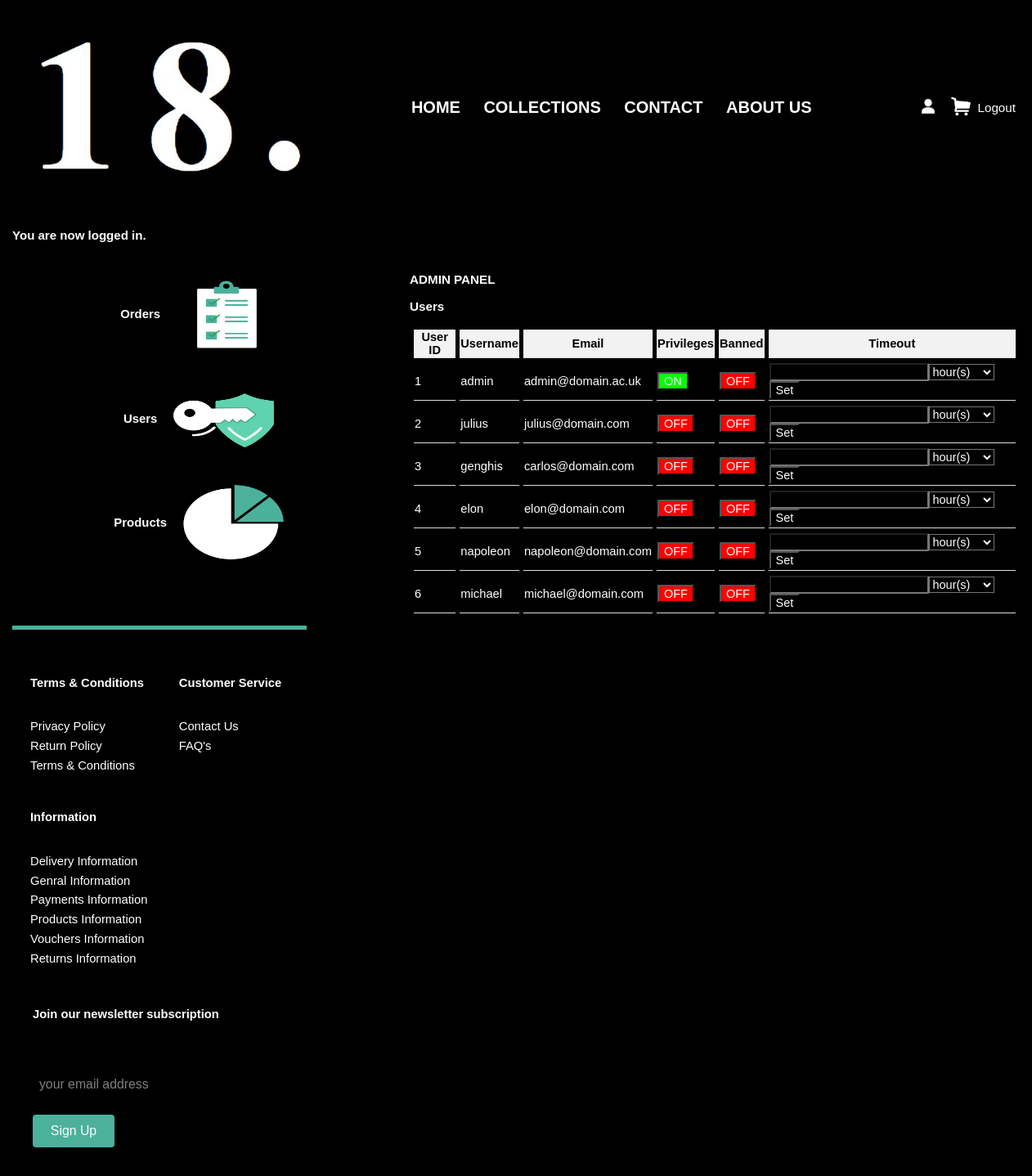
Page /admin/admin.php?admin_tab=users (signed in) on the committed database.
### tables this page shows
CREATE TABLE users (
    uid SMALLINT UNSIGNED NOT NULL AUTO_INCREMENT,
    forename VARCHAR(64),
    surname VARCHAR(64),
    username VARCHAR(16) NOT NULL,
    email VARCHAR(64) NOT NULL,
    password TINYTEXT NOT NULL,
    privileges BOOLEAN DEFAULT FALSE,
    banned BOOLEAN DEFAULT FALSE,
    timeout_stamp INT,
    timeout_duration INT,
    PRIMARY KEY(uid)
);

### admin/scripts/users.php (the view, shortened to what this page needs)
<?php
    $query = "SELECT uid, username, email, privileges, banned, timeout_stamp, timeout_duration FROM users ORDER BY ";
    if(!isset($_GET['access_sort']))
        $query .=  "uid";
    $sth = $db->prepare($query);
    $sth->execute();
    $access = $sth->fetchAll();
    echo "<table><tr>";
    $headings = array("User ID", "Username", "Email", "Privileges", "Banned");
    $columns = array("uid", "username", "email", "privileges", "banned");
    for($i=0;$i<count($headings);$i++)
    {
        echo "<th><a href=\"admin.php?admin_tab=access&access_sort=" . $columns[$i] . "\">" . $headings[$i];
        echo "</a></th>";
    }
    echo "<th>Timeout</th>";
    echo "</tr>";
    foreach($access as $tmp)
    {
            echo "<tr>";
            echo "<td>" . $tmp['uid'] . "</td>";
            echo "<td>" . $tmp['username'] . "</td>";
            echo "<td>" . $tmp['email'] . "</td>";
            echo "<td>
                    <form method=\"POST\" action=\"scripts/privileges.php\">
                        <button type=\"submit\" name=\"change_privileges\" style=\"background-color:" . ($tmp['privileges'] ? "#00ff00\" value=\"switch-off\">ON" : "#ff0000\" value=\"switch-on\">OFF") . "</button>
                        <input type=\"hidden\" name=\"uid\" value=\"" . $tmp['uid'] . "\">
                    </form>
                </td>";
            echo "<td>
                    <form method=\"POST\" action=\"scripts/banned.php\">
                        <button type=\"submit\" name=\"change_banned\" style=\"background-color:" . ($tmp['banned'] ? "#00ff00\" value=\"switch-off\">ON" : "#ff0000\" value=\"switch-on\">OFF") . "</button>
                        <input type=\"hidden\" name=\"uid\" value=\"" . $tmp['uid'] . "\">
                    </form>
                </td>";
            echo "<td>";
            echo "<form method=\"POST\" action=\"scripts/timeout.php\">";
            if($tmp['timeout_stamp'] == NULL && $tmp['timeout_duration'] == NULL)
            {
                echo "<input type=\"number\" name=\"coefficient\">";
                echo "<select name=\"timeout_unit\">";
                    echo "<option value=\"hour\">hour(s)</option>";
                echo "</select>";
                echo "<button type=\"submit\" name=\"set_timeout\">Set</button>";
            }
            echo "</form>";
            echo "</td>";
        echo "</tr>";
    }
    echo "</table>";
?>

### admin/admin.css (style rules this page uses)
body { margin: 0px; padding: 0px; }
* { background-color: black; color: white; font-family: sans-serif; font-size: 99%; }
a { color: white; text-decoration: none; }
table { border-spacing: 5px; table-layout: auto; width: 100%; }
th, td { border-bottom: 1px solid #ddd; }
th { background-color: #f2f2f2; color: black; }
th a,img { color: black; text-decoration: none; background-color: transparent; }

### footer/footer.css (style rules this page uses)
body { font-family: sans-serif; }

### rows in the picture
users: uid "1", username "admin", email "admin@domain.ac.uk", privileges "ON", banned "OFF"
users: uid "2", username "julius", email "julius@domain.com", privileges "OFF", banned "OFF"
users: uid "3", username "genghis", email "carlos@domain.com", privileges "OFF", banned "OFF"
users: uid "4", username "elon", email "elon@domain.com", privileges "OFF", banned "OFF"
users: uid "5", username "napoleon", email "napoleon@domain.com", privileges "OFF", banned "OFF"
users: uid "6", username "michael", email "michael@domain.com", privileges "OFF", banned "OFF"

### other values in the picture
$_SESSION['info']['notification'] "You are now logged in."
$_SESSION['admin']['tab_selected'] "Users"
$headings[$i] "User ID"
$headings[$i] "Username"
$headings[$i] "Email"
$headings[$i] "Privileges"
$headings[$i] "Banned"
